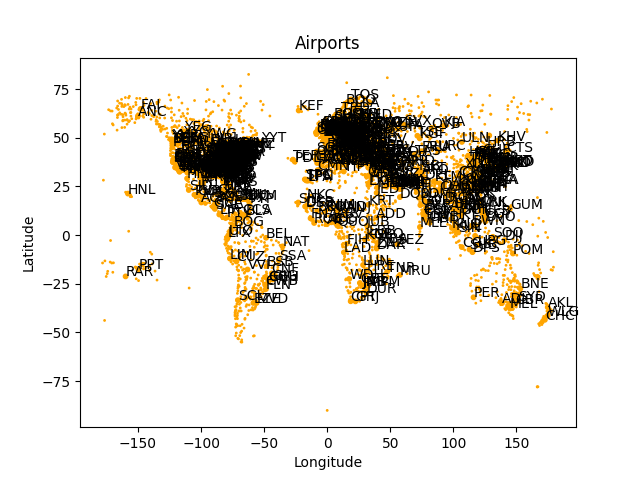

Recreate this plot in Python.
import csv
import matplotlib.pyplot as plt
import matplotlib as mpl
mpl.use("tkagg")


airports = [] # airport format (tuple) - (IATA, size, bredde, lengde)

with open("airport-codes.csv", encoding="UTF-8", mode="r") as airport_file:
    data_reader = csv.DictReader(airport_file, delimiter=",")

    for row in data_reader:

        split_coords = row["coordinates"].split(", ")

        airports.append(
            (
                row["iata_code"], row["type"], float(split_coords[0]), float(split_coords[1])
            )
        )


plt.scatter([x[3] for x in airports], [x[2] for x in airports], s=[1 if x[1] == "medium_airport" else 10 for x in airports], color="orange")

for x in [x for x in airports if x[1] == "large_airport"]:
    plt.annotate(x[0], (x[3], x[2]))


plt.xlabel("Longitude")
plt.ylabel("Latitude")
plt.title("Airports")

plt.savefig("uke_14_oppg_2")

plt.show()